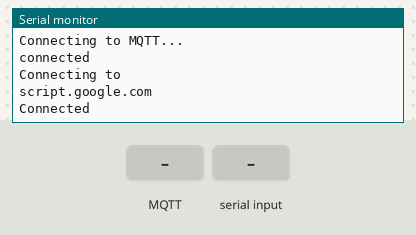
This sketch was run on a simulated ESP8266 (NodeMCU). Shown: the last lines printed to the serial monitor. The test bench sets the inputs (shaded band). WiFi joins after 1.5 s; servers stay silent unless stated; no MQTT or app messages arrive unless stated.

Above: at 2.9 s.
3.0 s: MQTT message "0" arrives on the first subscribed topic
At 4.2 s:
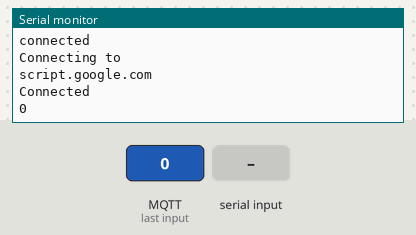
4.5 s: "0" received over Serial
At 5.5 s:
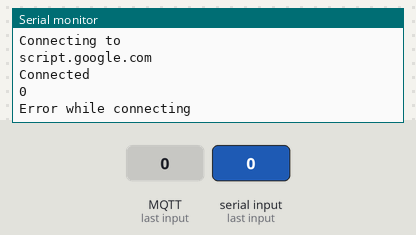
6.2 s: MQTT message "on" arrives on the first subscribed topic
At 7.0 s:
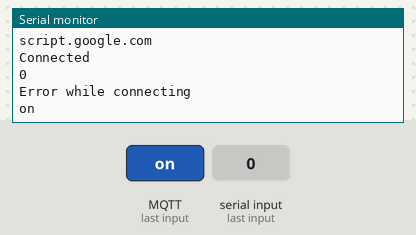
8.2 s: MQTT message "off" arrives on the first subscribed topic
At 9.4 s:
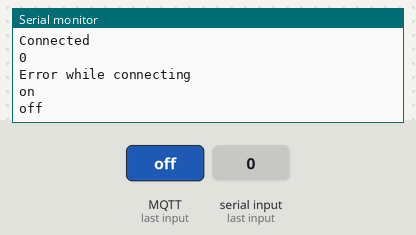

The sketch:

SmartParking_ESP8266.ino
```cpp
#include <ESP8266WiFi.h>
#include <PubSubClient.h>
#include "HTTPSRedirect.h"

const char *GScriptId = "AKfycbz-ro7Q5IMcts_W3Avygxi7-1fOjS8M91FO8gqeUpFsKbWW-WqhYVWF2PNiDnzjbUFMfg";
String payload_base =  "{\"command\": \"insert_row\", \"sheet_name\": \"Sheet1\", \"values\": ";
String payload1 = "";
const char* host = "script.google.com";
const int httpsPort = 443;
const char* fingerprint = "";
String url = String("/macros/s/") + GScriptId + "/exec";
HTTPSRedirect* client1 = nullptr;
int T1 = 0;
int T2 = 0;
int command;

const char* ssid = "LAPTOP-F53JT4F7-8109";
const char* password =  "1Bp0-536";
const char* mqttServer = "farmer.cloudmqtt.com";
const int mqttPort = 11313;
const char* mqttUser = "kenny";
const char* mqttPassword = "1991";
WiFiClient  espClient;
PubSubClient client(espClient);

void setup() {
  // put your setup code here, to run once:
  Serial.begin(115200);
  WiFi.begin(ssid, password);
  while (WiFi.status() != WL_CONNECTED) {
    delay(500);
    Serial.println("Connecting to WiFi..");
  }
  Serial.println("Connected to the WiFi network");
  client.setServer(mqttServer, mqttPort);
  client.setCallback(callback);
  while (!client.connected()) {
    Serial.println("Connecting to MQTT...");
    if (client.connect("ESP8266Client", mqttUser, mqttPassword )) {
      Serial.println("connected");
    } else {
      Serial.print("failed with state ");
      Serial.print(client.state());
      delay(2000);
    }
  }
  client.publish("RFID", "Hello from ESP8266");
  client.subscribe("RFID");

  client1 = new HTTPSRedirect(httpsPort);
  client1->setInsecure();
  client1->setPrintResponseBody(true);
  client1->setContentTypeHeader("application/json");
  Serial.println("Connecting to ");
  Serial.println(host);
  bool flag = false;
  for (int i = 0; i < 5; i++) {
    int retval = client1->connect(host, httpsPort);
    if (retval == 1) {
      flag = true;
      Serial.println("Connected");
      break;
    }
    else
      Serial.println("Connection failed. Retrying...");
  }
  if (!flag) {
    Serial.print("Could not connect to server: ");
    Serial.println(host);
    return;
  }
  delete client1;    // delete HTTPSRedirect object
  client1 = nullptr;
}


void callback(char* topic, byte* payload, unsigned int length) {
  for (int i = 0; i < length; i++) {
    Serial.print((char)payload[i]);
  }
  Serial.println();
}
void loop() {
  // put your main code here, to run repeatedly:
  if (Serial.available() > 0)
  {
    command = Serial.read();
    if (command == 48) { //wrong rfid
      T1 = 0;
      T2 = 1;
    }
    if (command == 49) {	//correct rfid
      T1 = 1;
      T2 = 1;
    }
    if (command == 50) {  //correct pw
      T1 = 1;
      T2 = 2;
    }
    if (command == 51) {  //incorrect pw
      T1 = 0;
      T2 = 2;
    }
    if (command == 48 || command == 49 || command == 50 || command == 51) {
      static bool flag = false;
      if (!flag) {
        client1 = new HTTPSRedirect(httpsPort);
        client1->setInsecure();
        flag = true;
        client1->setPrintResponseBody(true);
        client1->setContentTypeHeader("application/json");
      }
      if (client1 != nullptr) {
        if (!client1->connected()) {
          client1->connect(host, httpsPort);
        }
      }
      else {
        Serial.println("Error creating client object!");
      }

      // Create json object string to send to Google Sheets
      payload1 = payload_base + "\"" + T1 + "," + T2  + "\"}";

      // Publish data to Google Sheets
      //Serial.println("Publishing data...");
      //Serial.println(payload);
      if (client1->POST(url, host, payload1)) {
        // do stuff here if publish was successful
      }
      else {
        // do stuff here if publish was not successful
        Serial.println("Error while connecting");
      }
      delay(2000);
    }
  }

  client.loop();
}
```

Measured:
- after the input at 3.0 s, the serial monitor: prints a new line at once (image 1)
- after the input at 4.5 s, the serial monitor: prints a new line after 0.20 s (image 2)
- after the input at 6.2 s, the serial monitor: prints a new line after 0.50 s (image 3)
- after the input at 8.2 s, the serial monitor: prints a new line at once (image 4)
